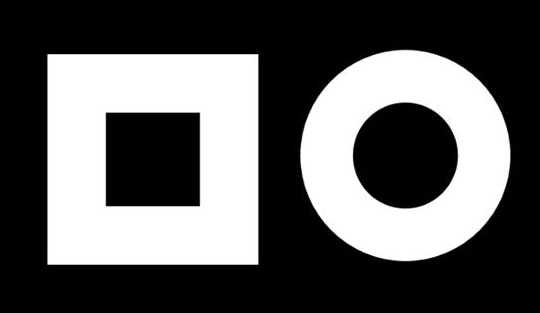
#> input picture 1.base/7.图形检测/images/1.jpg, 540 x 313 px
$ jupyter execute '霍夫直线检测.ipynb'
#> lines starting #> are read from the running program, lines starting #| are printed output that depends on the picture; after the words box and inside, x2 and y2 are one past the last pixel; in counts of white or black regions, pixels touching at a corner belong together
### myutils/common.py
import json
import math
import os

import cv2
import matplotlib
import matplotlib.pyplot as plt

matplotlib.rcParams['font.sans-serif'] = ['SimHei']  # 设置中文字体为黑体
matplotlib.rcParams['axes.unicode_minus'] = False  # 解决负号显示问题
import numpy as np


class Plot:
    def __init__(self):
        self.plot = plt

    # [5 lines left out: function subplot, not called in this run]

    def show(self, debug=False):
        if debug:
            self.plot.show()


# [28 lines left out: functions get_all_files, get_all_files_next, fillColor, not called in this run]


def show(dilate, title, cmap=None, debug=False):
    if debug:
        plt.title(title)
        plt.imshow(dilate, cmap=cmap)
        plt.show()


# [8 lines left out: function clearBorder, not called in this run]


"""
   将图像按原始方向进行校正
   :param pts 传入一个矩形pt，[[左上角],[右上角],[右下角],[左上角]]
"""


# [32 lines left out: function justImage, not called in this run]


"""
   获取点在M旋转后生成的新点
   :param pts 传入一个矩形pt，[[左上角],[右上角],[右下角],[左上角]]
"""


# [22 lines left out: functions justPoint, getNonmal, printPretty, not called in this run]

# path='../images/idcard.jpg'
# show(clearBorder(path), "contours矩形",cmap="gray", debug=True)

### 1.base/7.图形检测/霍夫直线检测.ipynb
[cell 1]
import cv2
import matplotlib.pyplot as plt
import matplotlib
import numpy as np
from myutils import common


matplotlib.rcParams['font.sans-serif'] = ['SimHei']  # 设置中文字体为黑体
matplotlib.rcParams['axes.unicode_minus'] = False  # 解决负号显示问题
img=cv2.imread("./images/1.jpg")
#> img is the input picture: shape (313, 540, 3); min 0, max 255, mean 93
grayImg=cv2.cvtColor(img, cv2.COLOR_BGR2GRAY)
common.show(grayImg,"原图",cmap="gray",debug=True)
edges = cv2.Canny(grayImg, 20, 40)
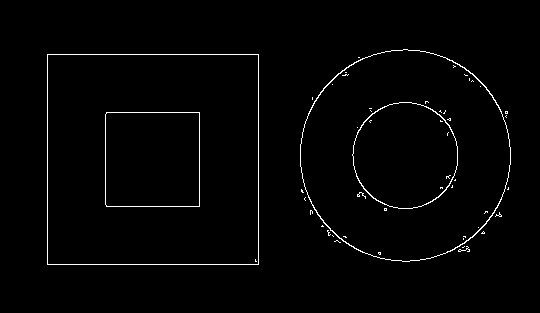
#> edges: shape (313, 540); 1.6% white in thin lines or dots, all inside (x1, y1, x2, y2) = (47, 49, 511, 265)
common.show(edges,"边缘检测图",cmap="gray",debug=True)
lines = cv2.HoughLinesP(edges, 1, np.pi/180, 15, 100, 18)
#> lines = 13 rows, first 6: [47, 54, 258, 54], [47, 264, 258, 264], [258, 263, 258, 55], [47, 263, 47, 55], [199, 206, 199, 112], [106, 206, 198, 206]
img1=img.copy()
for line in lines:
    x1,y1,x2,y2=line[0]
    cv2.line(img1,(x1,y1),(x2,y2),(0,0,255),2)
#> this loop made 13 passes
#> (x1, y1, x2, y2) on passes 1 to 12: (47, 54, 258, 54), (47, 264, 258, 264), (258, 263, 258, 55), (47, 263, 47, 55), (199, 206, 199, 112), (106, 206, 198, 206), (105, 204, 105, 114), (106, 112, 198, 112), (468, 240, 489, 219), (487, 89, 501, 111), (444, 57, 465, 68), (457, 146, 457, 165)
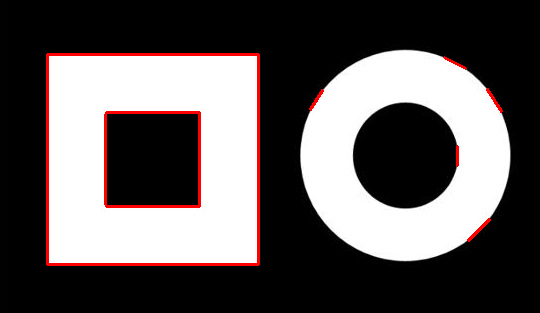
#> img1: shape (313, 540, 3); 2.4% of pixels changed, all inside (x1, y1, x2, y2) = (46, 53, 503, 266)
common.show(img1,"直线",cmap="gray",debug=True)

$ run again, with 1.base/7.图形检测/images/2.jpg copied over 1.base/7.图形检测/images/1.jpg
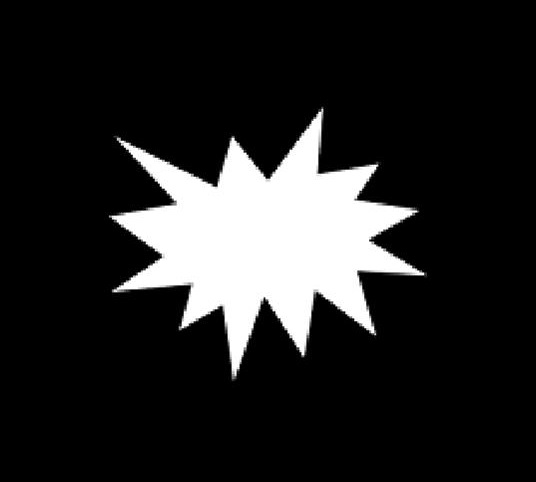
#> input picture 1.base/7.图形检测/images/2.jpg, 536 x 482 px
#> img is the input picture: shape (482, 536, 3); min 0, max 255, mean 36
#> `edges = cv2.Canny(grayImg, 20, 40)`:
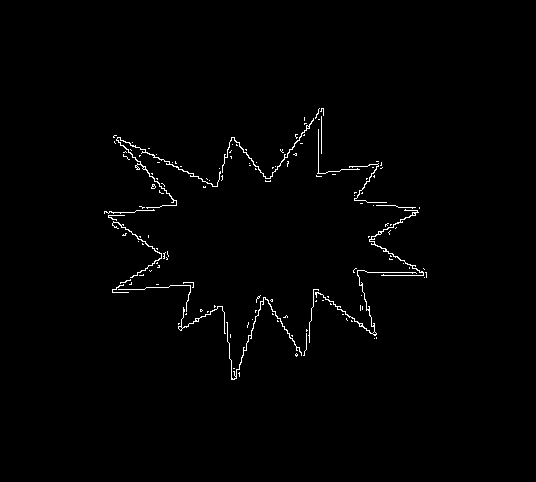
#> edges: shape (482, 536); 1.1% white in thin lines or dots, all inside (x1, y1, x2, y2) = (104, 108, 427, 380)
#> lines = [[367, 272, 402, 272], [376, 205, 395, 205], [318, 166, 318, 148], [367, 202, 386, 202], [386, 275, 404, 275]]
#> the loop `for line in lines:` made 5 passes
#> after the loop `for line in lines:`:
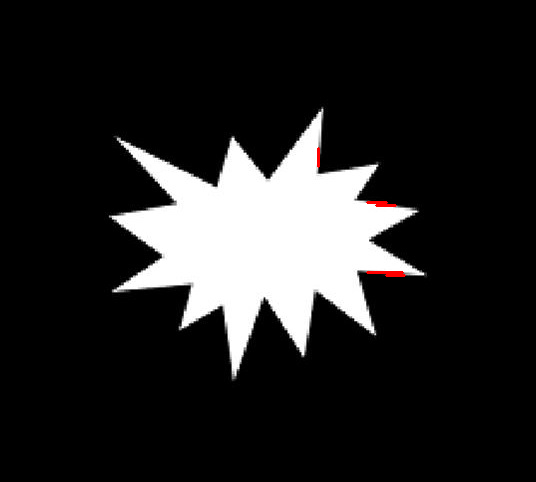
#> img1: shape (482, 536, 3); 0.14% of pixels changed, all inside (x1, y1, x2, y2) = (317, 147, 406, 277)
